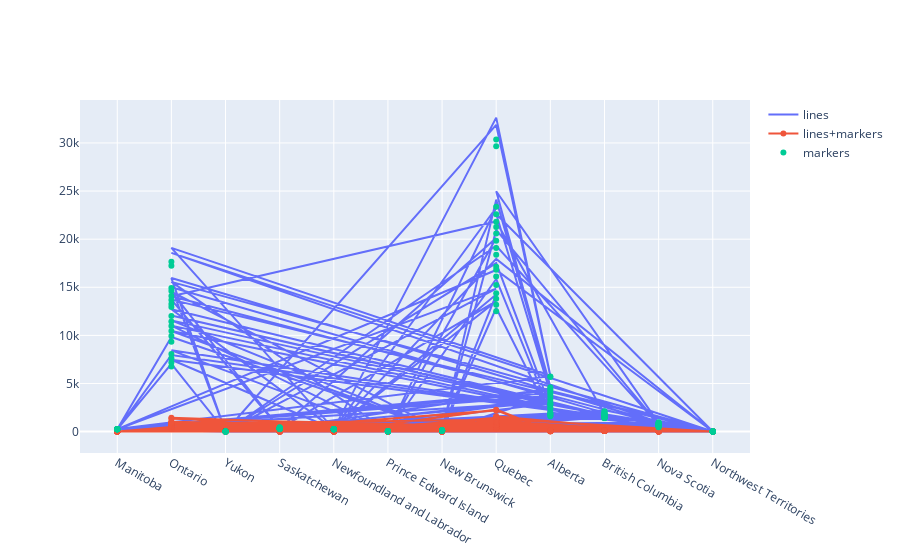

The notebook cell saved with this chart:
### Code cell
random_y0 = globe2['Confirmed']
random_y1 = globe2['Deaths']
random_y2 = globe2['Active']

# Create traces
fig2 = go.Figure()
fig2.add_trace(go.Scatter(x= globe2['Province'], y=random_y0,
                    mode='lines',
                    name='lines'))
fig2.add_trace(go.Scatter(x=globe2['Province'], y=random_y1,
                    mode='lines+markers',
                    name='lines+markers'))
fig2.add_trace(go.Scatter(x=globe2['Province'], y=random_y2,
                    mode='markers', name='markers'))

fig2.show()

### Figure 1 — Plotly figure (JSON) as saved in the notebook; plotly's stock layout.template omitted (floating-point values rounded to 4 significant figures; data arrays with more than 128 entries replaced by an {"elided": "..."} marker saying what was removed)
{"data": [{"mode": "lines", "name": "lines", "type": "scatter", "x": {"elided": "214 str values"}, "y": {"elided": "214 int values"}}, {"mode": "lines+markers", "name": "lines+markers", "type": "scatter", "x": {"elided": "214 str values"}, "y": {"elided": "214 int values"}}, {"mode": "markers", "name": "markers", "type": "scatter", "x": {"elided": "214 str values"}, "y": {"elided": "214 int values"}}], "layout": {}}
